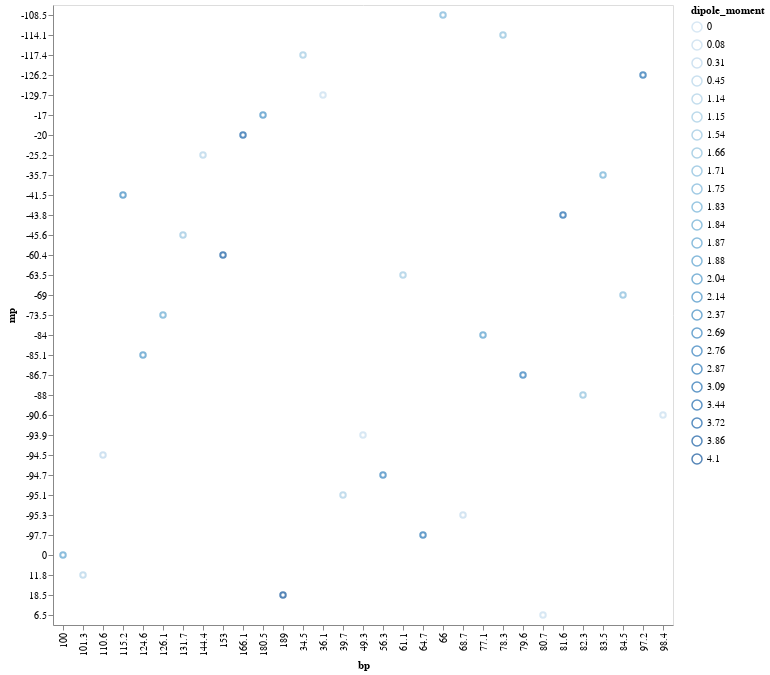

Notebook code cell kept with this figure:
### Code cell
alt.Chart(solvents).mark_point().encode(
    x='bp',
    y='mp',
    color='dipole_moment:O'
)

### Figure 1 — Vega-Lite specification as saved in the notebook (floating-point values rounded to 4 significant figures)
{"config": {"view": {"continuousWidth": 300, "continuousHeight": 300}}, "data": {"name": "data-3899c88f8eaa52bb295dd57913b929c1"}, "mark": {"type": "point"}, "encoding": {"color": {"field": "dipole_moment", "type": "ordinal"}, "x": {"field": "bp", "type": "nominal"}, "y": {"field": "mp", "type": "nominal"}}, "$schema": "https://vega.github.io/schema/vega-lite/v5.17.0.json", "datasets": {"data-3899c88f8eaa52bb295dd57913b929c1": [{"name": "pentane", "dipole_moment": "0", "dielectric": "1.84", "bp": "36.1", "mp": "-129.7", "water_miscibility": "not miscible"}, {"name": "cyclopentane ", "dipole_moment": "0", "dielectric": "1.97", "bp": "49.3", "mp": "-93.9", "water_miscibility": "not miscible"}, {"name": "heptane ", "dipole_moment": "0", "dielectric": "1.92", "bp": "98.4", "mp": "-90.6", "water_miscibility": "not miscible"}, {"name": "hexane ", "dipole_moment": "0.08", "dielectric": "1.88", "bp": "68.7", "mp": "-95.3", "water_miscibility": "not miscible"}, {"name": "cyclohexane ", "dipole_moment": "0", "dielectric": "2.02", "bp": "80.7", "mp": "6.5", "water_miscibility": "not miscible"}, {"name": "toluene ", "dipole_moment": "0.31", "dielectric": "2.38", "bp": "110.6", "mp": "-94.5", "water_miscibility": "not miscible"}, {"name": "O-xylene ", "dipole_moment": "0.45", "dielectric": "2.57", "bp": "144.4", "mp": "-25.2", "water_miscibility": "not miscible"}, {"name": "chlorobenzene ", "dipole_moment": "1.54", "dielectric": "5.62", "bp": "131.7", "mp": "-45.6", "water_miscibility": "not miscible"}, {"name": "O-dichlorobenzene ", "dipole_moment": "2.14", "dielectric": "9.93", "bp": "180.5", "mp": "-17", "water_miscibility": "not miscible"}, {"name": "diethyl Ether ", "dipole_moment": "1.15", "dielectric": "4.33", "bp": "34.5", "mp": "-117.4", "water_miscibility": "not miscible"}, {"name": "dichloromethane ", "dipole_moment": "1.14", "dielectric": "8.93", "bp": "39.7", "mp": "-95.1", "water_miscibility": "not miscible"}, {"name": "2-dichloroethane ", "dipole_moment": "1.83", "dielectric": "10.36", "bp": "83.5", "mp": "-35.7", "water_miscibility": "not miscible"}, {"name": "isopropanol", "dipole_moment": "1.66", "dielectric": "19.92", "bp": "82.3", "mp": "-88", "water_miscibility": "miscible"}, {"name": "n-butyl acetate ", "dipole_moment": "1.84", "dielectric": "5.01", "bp": "126.1", "mp": "-73.5", "water_miscibility": "not miscible"}, {"name": "N-propanol", "dipole_moment": "3.09", "dielectric": "20.33", "bp": "97.2", "mp": "-126.2", "water_miscibility": "miscible"}, {"name": "ethanol", "dipole_moment": "1.66", "dielectric": "24.55", "bp": "78.3", "mp": "-114.1", "water_miscibility": "miscible"}, {"name": "1,2-dimethyoxyethane", "dipole_moment": "1.71", "dielectric": "7.2", "bp": "84.5", "mp": "-69", "water_miscibility": "miscible"}, {"name": "tetrahydrofuran ", "dipole_moment": "1.75", "dielectric": "7.58", "bp": "66", "mp": "-108.5", "water_miscibility": "miscible"}, {"name": "chloroform ", "dipole_moment": "1.15", "dielectric": "4.81", "bp": "61.1", "mp": "-63.5", "water_miscibility": "not miscible"}, {"name": "ethyl acetate ", "dipole_moment": "1.88", "dielectric": "6.02", "bp": "77.1", "mp": "-84", "water_miscibility": "not miscible"}, {"name": "2-butanone", "dipole_moment": "2.76", "dielectric": "18.51", "bp": "79.6", "mp": "-86.7", "water_miscibility": "not miscible"}, {"name": "1,4-dioxane ", "dipole_moment": "0.45", "dielectric": "2.25", "bp": "101.3", "mp": "11.8", "water_miscibility": "miscible"}, {"name": "2-propanone ", "dipole_moment": "2.69", "dielectric": "20.7", "bp": "56.3", "mp": "-94.7", "water_miscibility": "miscible"}, {"name": "methanol ", "dipole_moment": "2.87", "dielectric": "32.7", "bp": "64.7", "mp": "-97.7", "water_miscibility": "miscible"}, {"name": "pridine ", "dipole_moment": "2.37", "dielectric": "12.4", "bp": "115.2", "mp": "-41.5", "water_miscibility": "miscible"}, {"name": "2-methoxyethanol ", "dipole_moment": "2.04", "dielectric": "16.93", "bp": "124.6", "mp": "-85.1", "water_miscibility": "miscible"}, {"name": "acetonitrile ", "dipole_moment": "3.44", "dielectric": "37.5", "bp": "81.6", "mp": "-43.8", "water_miscibility": "miscible"}, {"name": "N,N-dimethylformamide ", "dipole_moment": "3.86", "dielectric": "36.71", "bp": "153", "mp": "-60.4", "water_miscibility": "miscible"}, {"name": "dimethylacetamide ", "dipole_moment": "3.72", "dielectric": "37.78", "bp": "166.1", "mp": "-20", "water_miscibility": "miscible"}, {"name": "dimethyl sulfoxide ", "dipole_moment": "4.1", "dielectric": "46.68", "bp": "189", "mp": "18.5", "water_miscibility": "miscible"}, {"name": "water ", "dipole_moment": "1.87", "dielectric": "80.2", "bp": "100", "mp": "0", "water_miscibility": "miscible"}]}}
